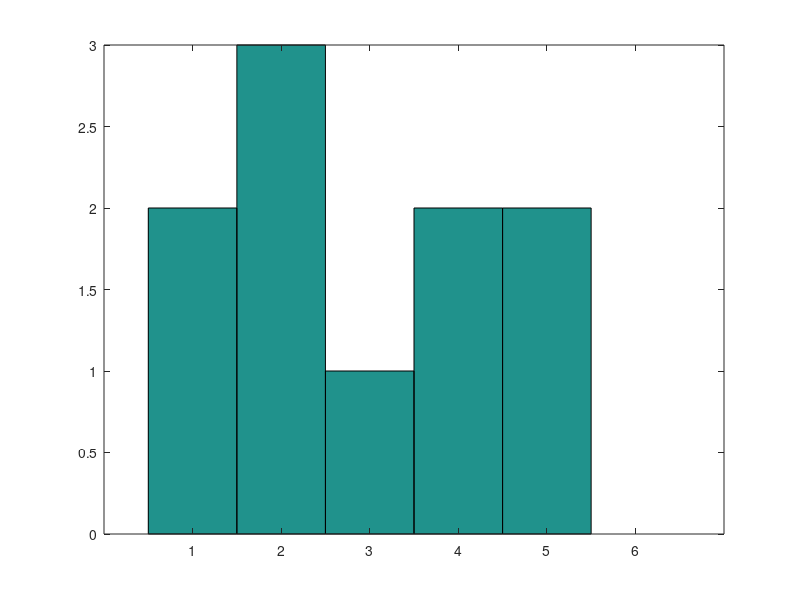

The MATLAB script that drew this image:

%ME203-Section 1101
%Winters, Marcus
% 10/25/21
%Lab 19
%polyfit
clc,clear all, format compact

x=1:6;
y=[1 22 50 62 97 110];
P=polyfit(x,y,1);
y1=polyval(P,x);
plot(x,y,'o',x,y1,'g')
rms(y1)%rms error
%% INterpolation
clc,clear all, format compact

x=0:5;
xi=3.6;
y1=[0 20 60 68 77 110];
y2=[0 25 62 67 82 103];
y3=[0 52 90 91 93 96];
i=interp1(x,y1,xi)
j=interp1(x,y2,xi)
k=interp1(x,y3,xi)
%% Random
clc,clear all, format compact

r1=6*rand(1,10);
r2=round(r1+.05);
c1=ceil(r1);%rounds up
floor(r1);% rounds down
fix(r1); % rounds to zero
x=[1 2 3 4 5 6];
hist(r2,x)
